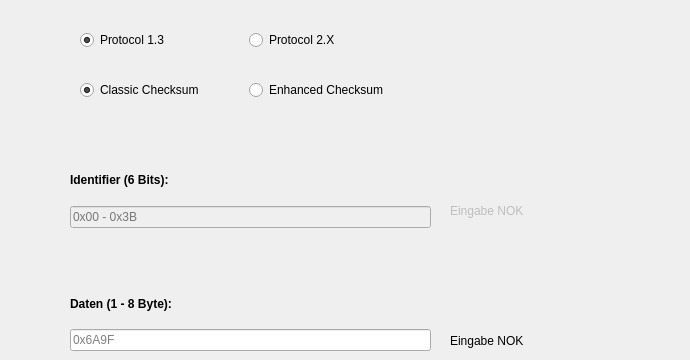
    <widget class="QWidget" name="linTab">
     <attribute name="title">
      <string>LIN</string>
     </attribute>
     <widget class="QWidget" name="horizontalLayoutWidget">
      <property name="geometry">
       <rect>
        <x>80</x>
        <y>70</y>
        <width>331</width>
        <height>41</height>
       </rect>
      </property>
      <layout class="QHBoxLayout" name="horizontalLayout">
       <item>
        <widget class="QRadioButton" name="radioLinClassic">
         <property name="toolTip">
          <string>&lt;html&gt;&lt;head/&gt;&lt;body&gt;&lt;p&gt;&lt;span style=&quot; font-size:18pt;&quot;&gt;Einfache Checksumme: Die Checksumme wird nur über die Daten des Datenfeldes berechnet. &lt;/span&gt;&lt;/p&gt;&lt;/body&gt;&lt;/html&gt;</string>
         </property>
         <property name="text">
          <string>Classic Checksum</string>
         </property>
         <property name="checked">
          <bool>true</bool>
         </property>
        </widget>
       </item>
       <item>
        <widget class="QRadioButton" name="radioLinEnh">
         <property name="toolTip">
          <string>&lt;html&gt;&lt;head/&gt;&lt;body&gt;&lt;p&gt;&lt;span style=&quot; font-size:18pt;&quot;&gt;Verbesserte Checksumme: Diese Checksumme ist nur bei LIN 2.X möglich und berechnet die Checksumme sowohl über das Datenfeld als auch über das Identifier-Feld.&lt;/span&gt;&lt;/p&gt;&lt;/body&gt;&lt;/html&gt;</string>
         </property>
         <property name="text">
          <string>Enhanced Checksum</string>
         </property>
         <property name="checkable">
          <bool>false</bool>
         </property>
        </widget>
       </item>
      </layout>
     </widget>
     <widget class="QWidget" name="horizontalLayoutWidget_2">
      <property name="geometry">
       <rect>
        <x>80</x>
        <y>20</y>
        <width>331</width>
        <height>41</height>
       </rect>
      </property>
      <layout class="QHBoxLayout" name="horizontalLayout_2">
       <item>
        <widget class="QRadioButton" name="radioLin1_3">
         <property name="toolTip">
          <string>&lt;html&gt;&lt;head/&gt;&lt;body&gt;&lt;p&gt;&lt;span style=&quot; font-size:18pt;&quot;&gt;Erstes (veraltetes) LIN(Local Interconnect Network)-Protokoll. Bietet nur die Classic Checksum, nicht die Enhanced Checksum.&lt;/span&gt;&lt;/p&gt;&lt;/body&gt;&lt;/html&gt;</string>
         </property>
         <property name="text">
          <string>Protocol 1.3</string>
         </property>
         <property name="checked">
          <bool>true</bool>
         </property>
        </widget>
       </item>
       <item>
        <widget class="QRadioButton" name="radioLin2_X">
         <property name="toolTip">
          <string>&lt;html&gt;&lt;head/&gt;&lt;body&gt;&lt;p&gt;&lt;span style=&quot; font-size:18pt;&quot;&gt;Aktuelles LIN(Local Interconnect Network)-Protokoll. Bietet die Auswahl zwischen Classic Checksum und Enhanced Checksum.&lt;/span&gt;&lt;/p&gt;&lt;/body&gt;&lt;/html&gt;</string>
         </property>
         <property name="text">
          <string>Protocol 2.X</string>
         </property>
        </widget>
       </item>
      </layout>
     </widget>
     <widget class="QWidget" name="verticalLayoutWidget">
      <property name="geometry">
       <rect>
        <x>70</x>
        <y>160</y>
        <width>361</width>
        <height>191</height>
       </rect>
      </property>
      <layout class="QVBoxLayout" name="verticalLayout">
       <item>
        <widget class="QLabel" name="LabelLinIdent">
         <property name="font">
          <font>
           <bold>true</bold>
          </font>
         </property>
         <property name="text">
          <string>Identifier (6 Bits):</string>
         </property>
        </widget>
       </item>
       <item>
        <widget class="QLineEdit" name="lineEditLinID">
         <property name="enabled">
          <bool>false</bool>
         </property>
         <property name="minimumSize">
          <size>
           <width>0</width>
           <height>0</height>
          </size>
         </property>
         <property name="maximumSize">
          <size>
           <width>16777215</width>
           <height>16777215</height>
          </size>
         </property>
         <property name="baseSize">
          <size>
           <width>0</width>
           <height>0</height>
          </size>
         </property>
         <property name="toolTip">
          <string>&lt;html&gt;&lt;head/&gt;&lt;body&gt;&lt;p&gt;&lt;span style=&quot; font-size:18pt;&quot;&gt;Geben Sie hier binäre (0x...) oder hexadezimale (0b...) Daten ein. 6 Bits sind erlaubt. Falls Sie hexadezimal eingeben, geben sie 8 Bit ein, aber bis maximal 0x3B.&lt;/span&gt;&lt;/p&gt;&lt;/body&gt;&lt;/html&gt;</string>
         </property>
         <property name="statusTip">
          <string/>
         </property>
         <property name="autoFillBackground">
          <bool>false</bool>
         </property>
         <property name="placeholderText">
          <string>0x00 - 0x3B</string>
         </property>
        </widget>
       </item>
       <item>
        <spacer name="verticalSpacer">
         <property name="orientation">
          <enum>Qt::Vertical</enum>
         </property>
         <property name="sizeType">
          <enum>QSizePolicy::Fixed</enum>
         </property>
         <property name="sizeHint" stdset="0">
          <size>
           <width>20</width>
           <height>50</height>
          </size>
         </property>
        </spacer>
       </item>
       <item>
        <widget class="QLabel" name="LabelLinData">
         <property name="font">
          <font>
           <bold>true</bold>
          </font>
         </property>
         <property name="text">
          <string>Daten (1 - 8 Byte):</string>
         </property>
        </widget>
       </item>
       <item>
        <widget class="QLineEdit" name="lineEditLinData">
         <property name="toolTip">
          <string>&lt;html&gt;&lt;head/&gt;&lt;body&gt;&lt;p&gt;&lt;span style=&quot; font-size:18pt;&quot;&gt;Geben Sie hier binäre (0x...) oder hexadezimale (0b...) Daten ein. Die Anzahl der Bytes wird erkannt.&lt;/span&gt;&lt;/p&gt;&lt;/body&gt;&lt;/html&gt;</string>
         </property>
         <property name="placeholderText">
          <string>0x6A9F</string>
         </property>
        </widget>
       </item>
      </layout>
     </widget>
     <widget class="QLabel" name="LS_LinID">
      <property name="enabled">
       <bool>false</bool>
      </property>
      <property name="geometry">
       <rect>
        <x>450</x>
        <y>200</y>
        <width>231</width>
        <height>21</height>
       </rect>
      </property>
      <property name="toolTip">
       <string>&lt;html&gt;&lt;head/&gt;&lt;body&gt;&lt;p&gt;&lt;span style=&quot; font-size:18pt;&quot;&gt;Zeigt an, ob die Eingabe in Ordnung ist und wie viele Bytes erkannt wurden.&lt;/span&gt;&lt;/p&gt;&lt;/body&gt;&lt;/html&gt;</string>
      </property>
      <property name="text">
       <string>Eingabe NOK</string>
      </property>
     </widget>
     <widget class="QLabel" name="LS_LinData">
      <property name="geometry">
       <rect>
        <x>450</x>
        <y>330</y>
        <width>231</width>
        <height>21</height>
       </rect>
      </property>
      <property name="toolTip">
       <string>&lt;html&gt;&lt;head/&gt;&lt;body&gt;&lt;p&gt;&lt;span style=&quot; font-size:18pt;&quot;&gt;Zeigt an, ob die Eingabe in Ordnung ist und wie viele Bytes erkannt wurden.&lt;/span&gt;&lt;/p&gt;&lt;/body&gt;&lt;/html&gt;</string>
      </property>
      <property name="text">
       <string>Eingabe NOK</string>
      </property>
     </widget>
    </widget>
